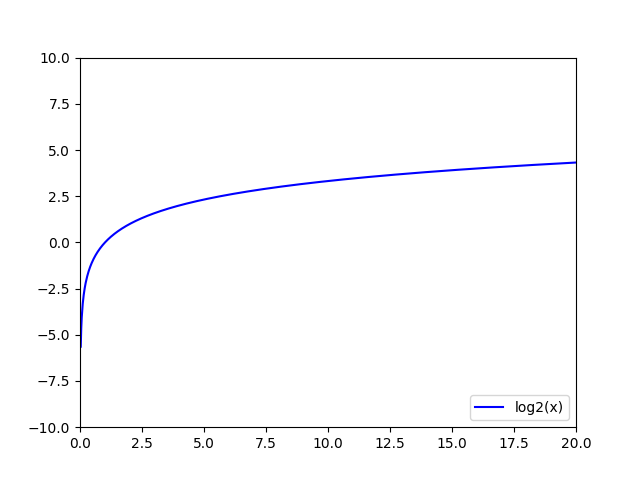

The script that saved this image:
# -*- coding: utf-8 -*-
# Product Name: PyCharm
# Project Name: Algorithm_DataStructure
# File Name: logarithm.py
# Date: 2022/06/03 16:53:27
# Author: wangyuankun
# Function: This file is to achieve logarithm function.
import numpy as np
import math
import matplotlib.pyplot as plt

x = np.arange(0.01, 20, 0.02) + 0.01
y1 = [math.log(a, 2) for a in x]
plot1 = plt.plot(x, y1, '-b', label="log2(x)")

# 设置纵坐标范围
plt.ylim(-10, 10)

# 设置横坐标范围
plt.xlim(-0.01, 20)

plt.legend(loc='lower right')

# 保存
plt.savefig("logarithm.png", dpi=None)
plt.show()
